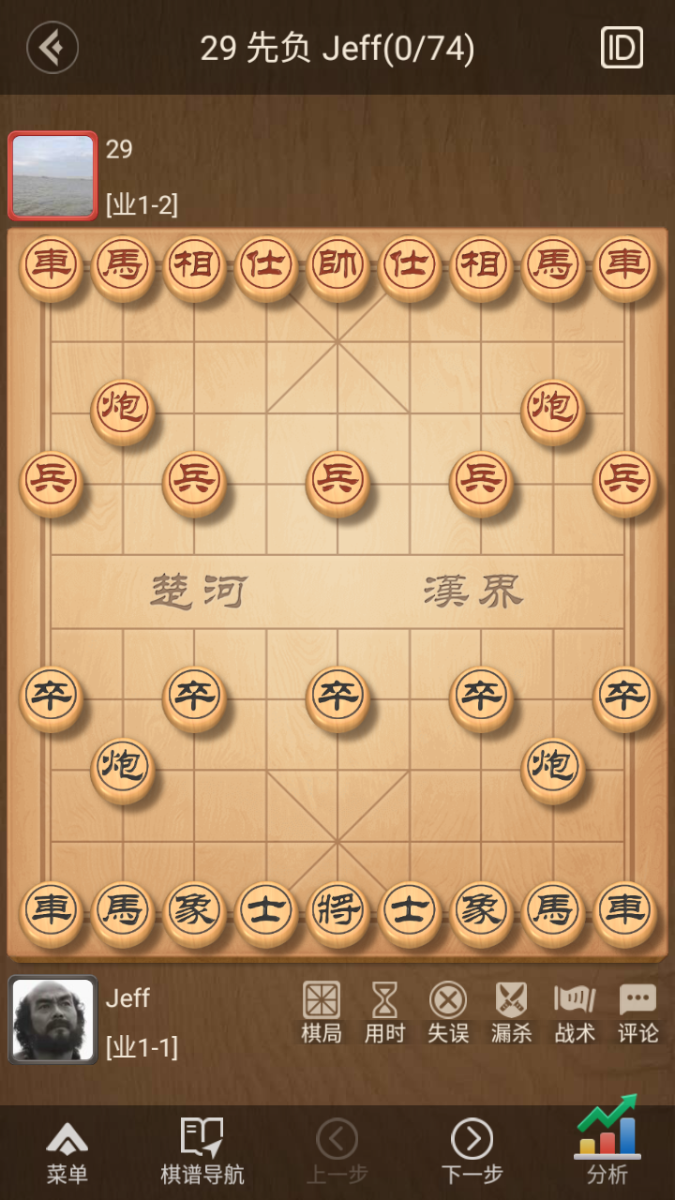
#> input picture 2026-11-17/xiangqi-move-logic/work/inspect/Screenshot_20261117-103346.png, 675 x 1200 px, found by its file name
$ python robust_grid.py   (older library calls are emulated)
#> lines starting #> are read from the running program, lines starting #| are printed output that depends on the picture; after the words box and inside, x2 and y2 are one past the last pixel; in counts of white or black regions, pixels touching at a corner belong together
"""用多步策略稳健定位棋盘：先找高频边缘区，再投影找 9×10 网格。"""

import json
import os
import sys

import cv2
import numpy as np

_HERE = os.path.dirname(os.path.abspath(__file__))
_ROOT = os.path.dirname(_HERE)
if _ROOT not in sys.path:
    sys.path.insert(0, _ROOT)

IMG = r"g:\chessCn\images\Screenshot_20261117-103346.png"
OUT = r"g:\chessCn\2026-11-17\xiangqi-move-logic\work\inspect"
os.makedirs(OUT, exist_ok=True)


# [31 lines left out: functions local_minima, pick_uniform, not called in this run]


def find_board_region_edges(img):
    """用 Sobel + 连通域找有很多线条的矩形区域。"""
    gray = cv2.cvtColor(img, cv2.COLOR_BGR2GRAY)
    # Sobel x + y
    sx = cv2.Sobel(gray, cv2.CV_32F, 1, 0, ksize=3)
    sy = cv2.Sobel(gray, cv2.CV_32F, 0, 1, ksize=3)
    mag = np.sqrt(sx ** 2 + sy ** 2)
    mag_u8 = np.clip(mag / 30, 0, 255).astype(np.uint8)
    _, edges = cv2.threshold(mag_u8, 30, 255, cv2.THRESH_BINARY)

    # 膨胀连通 + 取最大连通域
    kernel = cv2.getStructuringElement(cv2.MORPH_RECT, (5, 5))
    edges = cv2.dilate(edges, kernel, iterations=2)
    num, labels, stats, _ = cv2.connectedComponentsWithStats(edges)
    if num <= 1:
        return None
    areas = stats[1:, cv2.CC_STAT_AREA]
    idx = int(np.argmax(areas)) + 1
    x = int(stats[idx, cv2.CC_STAT_LEFT])
    y = int(stats[idx, cv2.CC_STAT_TOP])
    w = int(stats[idx, cv2.CC_STAT_WIDTH])
    h = int(stats[idx, cv2.CC_STAT_HEIGHT])
    return x, y, w, h


def find_board_region_color(img):
    """用颜色掩膜找棋盘区域（红蓝棋子+棋盘线集中的区域）。"""
    hsv = cv2.cvtColor(img, cv2.COLOR_BGR2HSV)
    # 红色棋子/棋盘线
    red = cv2.inRange(hsv, (0, 50, 50), (10, 255, 255)) | cv2.inRange(hsv, (160, 50, 50), (180, 255, 255))
    # 深棕色（棋子外框）+ 浅蓝色棋盘底
    dark = cv2.inRange(hsv, (0, 0, 0), (180, 255, 90))  # 深色部分
    mask = cv2.bitwise_or(red, dark)

    # 闭运算聚合
    kernel = cv2.getStructuringElement(cv2.MORPH_RECT, (11, 11))
    mask = cv2.morphologyEx(mask, cv2.MORPH_CLOSE, kernel)

    num, labels, stats, _ = cv2.connectedComponentsWithStats(mask)
    if num <= 1:
        return None
    areas = stats[1:, cv2.CC_STAT_AREA]
    idx = int(np.argmax(areas)) + 1
    x = int(stats[idx, cv2.CC_STAT_LEFT])
    y = int(stats[idx, cv2.CC_STAT_TOP])
    w = int(stats[idx, cv2.CC_STAT_WIDTH])
    h = int(stats[idx, cv2.CC_STAT_HEIGHT])
    return x, y, w, h


def robust_find(img):
    """综合边缘密度和颜色掩膜找棋盘。"""
    r1 = find_board_region_edges(img)
    r2 = find_board_region_color(img)
    hh, ww = img.shape[:2]
    print(f"边缘方法: {r1}  颜色方法: {r2}")

    def score(r):
        if r is None:
            return 0, None
        x, y, w, h = r
        # 要占整图面积 30-70%，比例接近 0.5-0.8
        area = w * h / (ww * hh)
        ratio = w / h if h else 0
        if not (0.15 <= area <= 0.85):
            return 0, None
        if not (0.4 <= ratio <= 1.5):
            return 0, None
        return area, r

    s1 = score(r1)
    s2 = score(r2)
    print(f"边缘分数 {s1}  颜色分数 {s2}")

    # 取面积较大的有效候选
    chosen = None
    if s1[0] > 0 and s2[0] > 0:
        chosen = s1[1] if s1[0] > s2[0] else s2[1]
    elif s1[0] > 0:
        chosen = s1[1]
    elif s2[0] > 0:
        chosen = s2[1]
    else:
        return None

    # 给候选扩个边，避免切到棋盘边缘
    x, y, w, h = chosen
    pad = int(min(w, h) * 0.03)
    x = max(0, x - pad)
    y = max(0, y - pad)
    w = min(ww - x, w + 2 * pad)
    h = min(hh - y, h + 2 * pad)
    return x, y, w, h


def main():
    img = cv2.imread(IMG)
#> img is the input picture: shape (1200, 675, 3); mean B, G, R 94.3, 130.8, 165.2
    h, w = img.shape[:2]
    print(f"整图 {w}x{h}")
#| 整图 675x1200

    board = robust_find(img)
#> in find_board_region_edges, `gray = cv2.cvtColor(img, cv2.COLOR_BGR2GRAY)`:
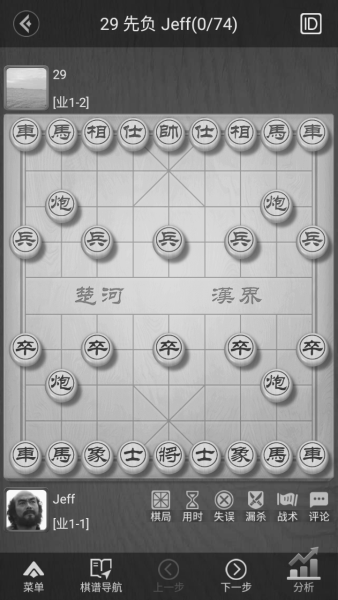
#> gray: shape (1200, 675) (shown at 1/2 size); min 26, max 253, mean 136.9
#> in find_board_region_edges, `sy = cv2.Sobel(gray, cv2.CV_32F, 0, 1, ksize=3)`:
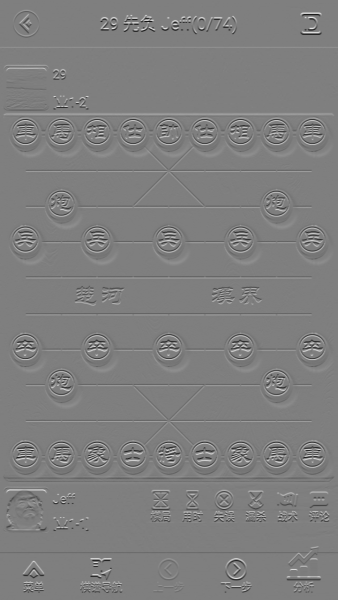
#> sy: shape (1200, 675) float32 (shown at 1/2 size); min -783, max 789, mean 0; drawn with min black and max white
#> in find_board_region_edges, `mag = np.sqrt(sx ** 2 + sy ** 2)`:
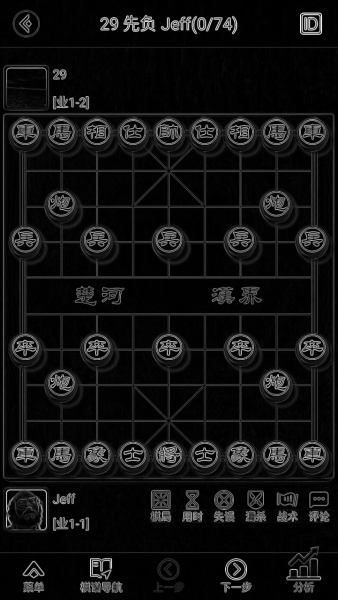
#> mag: shape (1200, 675) float32 (shown at 1/2 size); min 0, max 789, mean 57.1; drawn with min black and max white
#> in find_board_region_edges, `num, labels, stats, _ = cv2.connectedComponentsWithStats(edges)`: num = 1; stats = [[0, 0, 675, 1200, 810000]]
#> in find_board_region_color, `red = cv2.inRange(hsv, (0, 50, 50), (10, 255, 255)) | cv2.inRange(hsv,..`:
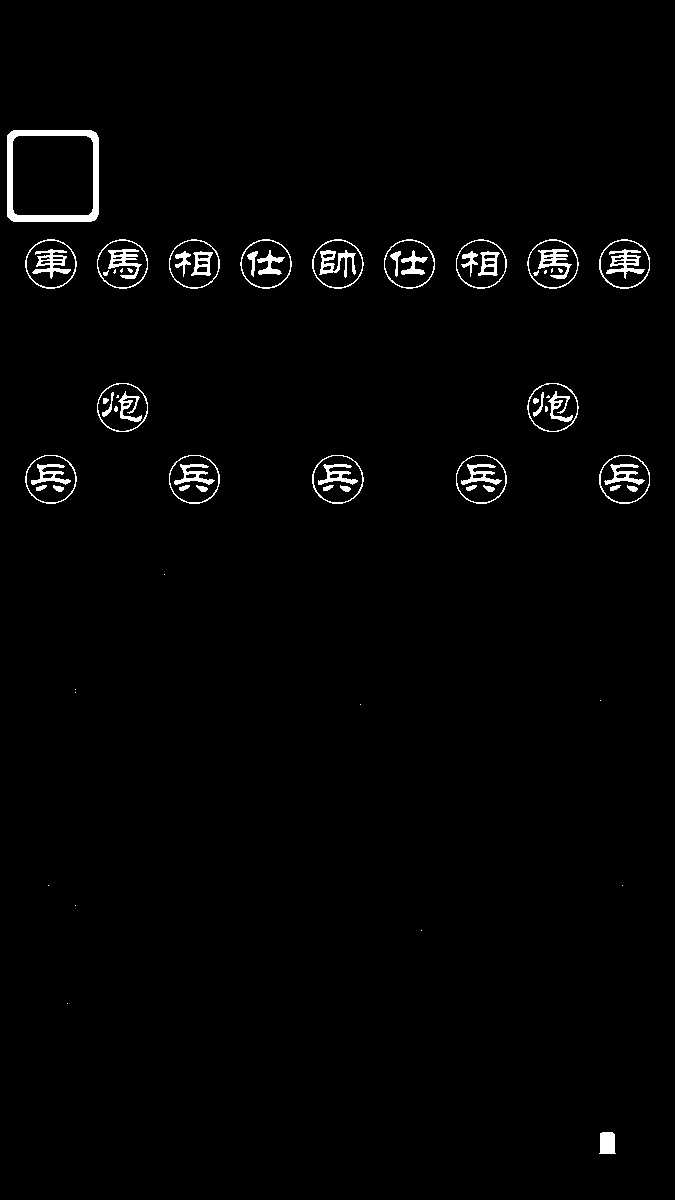
#> red: shape (1200, 675); 1.6% white; 74 white regions (20 under 20 px), largest, box (x1, y1, x2, y2) and area: (7, 130, 99, 222) 2120, (32, 249, 71, 279) 476, (606, 249, 645, 279) 473
#> in find_board_region_color, `num, labels, stats, _ = cv2.connectedComponentsWithStats(mask)`:
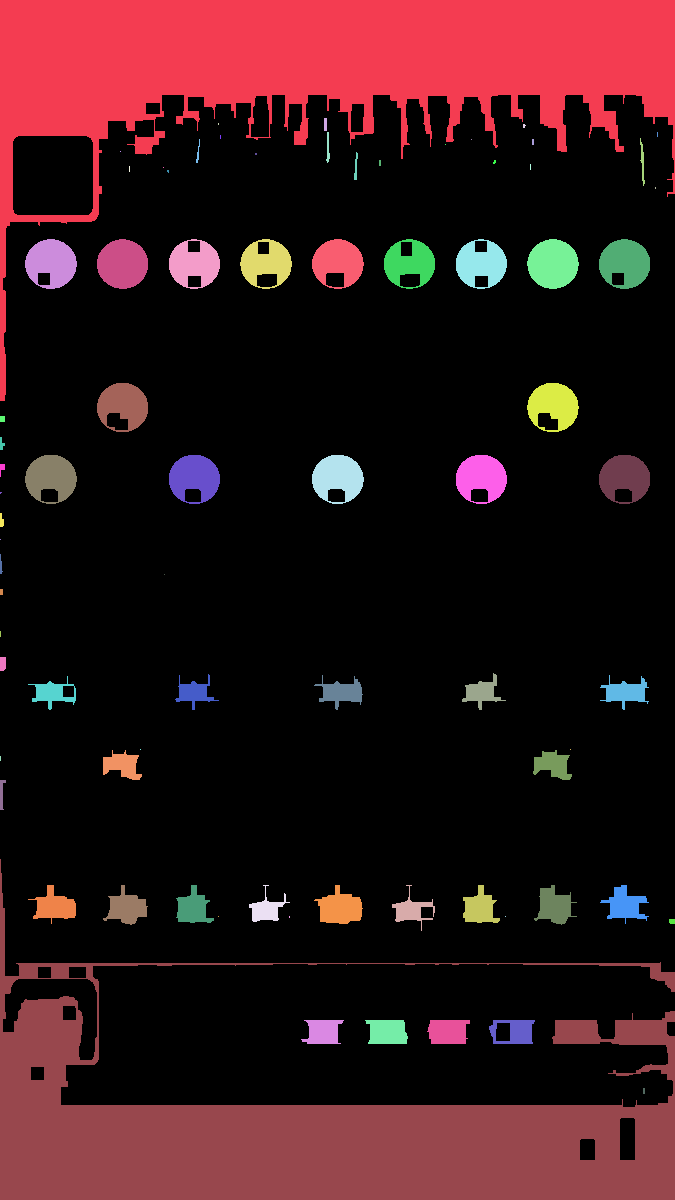
#> labels: shape (1200, 675) int32; 80 distinct labels, from 0 to 79; one colour per label, 0 black
#> in find_board_region_color, `num, labels, stats, _ = cv2.connectedComponentsWithStats(mask)`: num = 80; stats = 80 rows, first 6: [0, 95, 675, 1065, 606733], [0, 0, 675, 401, 81023], [324, 118, 3, 13, 39], [218, 123, 1, 2, 2], [523, 124, 3, 4, 9], [326, 132, 4, 31, 69]
#> in find_board_region_color, `areas = stats[1:, cv2.CC_STAT_AREA]`: areas = 79 values, max 81023 at index 0, min 1 at index 8, mean 2573
#> in find_board_region_color, `idx = int(np.argmax(areas)) + 1`: idx = 1
#> in find_board_region_color, `x = int(stats[idx, cv2.CC_STAT_LEFT])`: x = 0
#> in find_board_region_color, `w = int(stats[idx, cv2.CC_STAT_WIDTH])`: w = 675
#> in find_board_region_color, `h = int(stats[idx, cv2.CC_STAT_HEIGHT])`: h = 401
#> in robust_find, `r2 = find_board_region_color(img)`: r2 = (0, 0, 675, 401)
#| 边缘方法: None  颜色方法: (0, 0, 675, 401)
#| 边缘分数 (0, None)  颜色分数 (0, None)
    if board is None:
        print("找不到有效棋盘区域")
        return
    x0, y0, bw, bh = board
    board_img = img[y0:y0 + bh, x0:x0 + bw]
    print(f"棋盘区域: ({x0},{y0}) {bw}x{bh}")

    # 投影找 10×9 网格
    gray = cv2.cvtColor(board_img, cv2.COLOR_BGR2GRAY)
    row_proj = gray.mean(axis=1)
    col_proj = gray.mean(axis=0)

    # 边缘密度投影（更能突出棋盘线）
    sx = cv2.Sobel(gray, cv2.CV_32F, 1, 0, ksize=3)
    sy = cv2.Sobel(gray, cv2.CV_32F, 0, 1, ksize=3)
    edge_row = np.abs(sy).mean(axis=1)  # 横边缘 → 垂直线位置
    edge_col = np.abs(sx).mean(axis=0)  # 竖边缘 → 水平线位置

    # 保存投影图
    cv2.imwrite(os.path.join(OUT, "08_row_proj.png"),
                np.uint8(255 - row_proj)[:, None].repeat(20, axis=1))
    cv2.imwrite(os.path.join(OUT, "09_col_proj.png"),
                np.uint8(255 - col_proj)[None, :].repeat(20, axis=0))

    h_cands = local_minima(row_proj, min_gap=int(bh * 0.04))
    v_cands = local_minima(col_proj, min_gap=int(bw * 0.04))
    print(f"行投影局部最小 {len(h_cands)}: {h_cands}")
    print(f"列投影局部最小 {len(v_cands)}: {v_cands}")

    h_need = 11
    v_need = 10
    horz = pick_uniform(h_cands, h_need)
    vert = pick_uniform(v_cands, v_need)
    print(f"horz {horz}  std={np.std(np.diff(horz) if horz else [])}")
    print(f"vert {vert}  std={np.std(np.diff(vert) if vert else [])}")

    # 画出来
    vis = board_img.copy()
    if horz:
        for y in horz:
            cv2.line(vis, (0, y), (bw, y), (0, 255, 0), 2)
    if vert:
        for x in vert:
            cv2.line(vis, (x, 0), (x, bh), (255, 0, 0), 2)
    cv2.imwrite(os.path.join(OUT, "10_grid_guess.png"), vis)


if __name__ == "__main__":
    main()

$ run again, with 2026-11-17/xiangqi-move-logic/work/inspect/Screenshot_20261117-103459.png copied over 2026-11-17/xiangqi-move-logic/work/inspect/Screenshot_20261117-103346.png
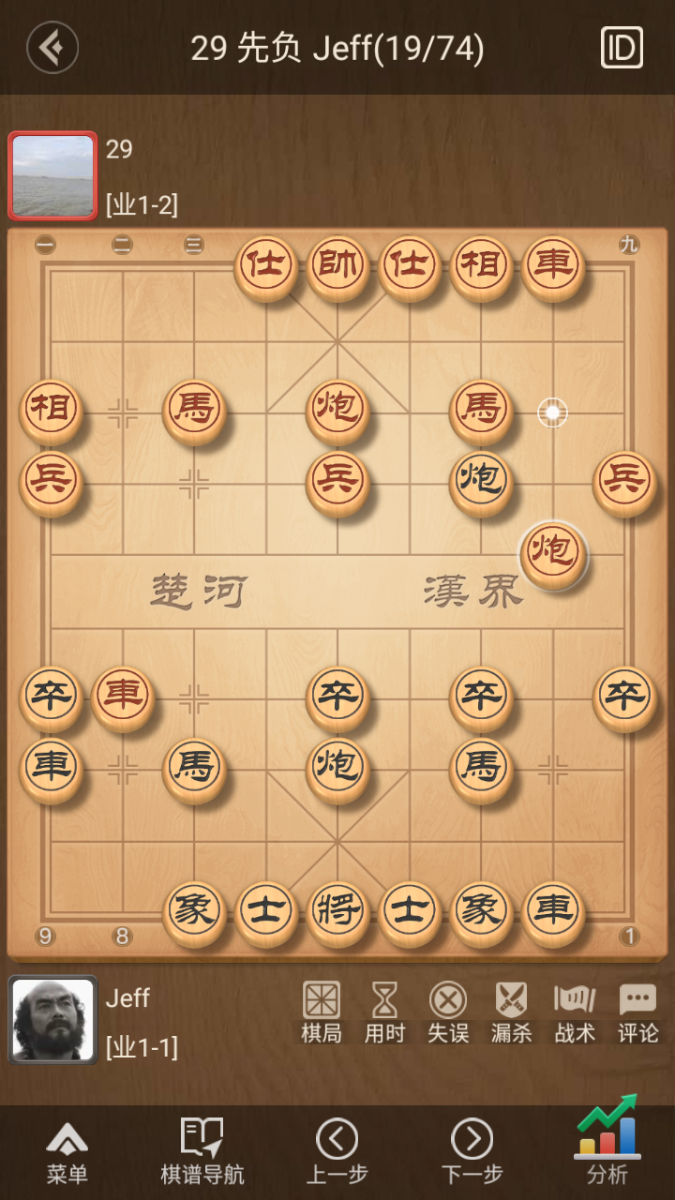
#> input picture 2026-11-17/xiangqi-move-logic/work/inspect/Screenshot_20261117-103459.png, 675 x 1200 px, found by its file name
#> in main, img is the input picture: shape (1200, 675, 3); mean B, G, R 94.3, 130.7, 165.2
#| 整图 675x1200
#> edges: shape (1200, 675); every value is 0
#> in find_board_region_edges, `num, labels, stats, _ = cv2.connectedComponentsWithStats(edges)`: num = 1; stats = [[0, 0, 675, 1200, 810000]]
#> hsv: shape (1200, 675, 3); mean H, S, V 16, 116.9, 165.5
#> in find_board_region_color, `red = cv2.inRange(hsv, (0, 50, 50), (10, 255, 255)) | cv2.inRange(hsv,..`:
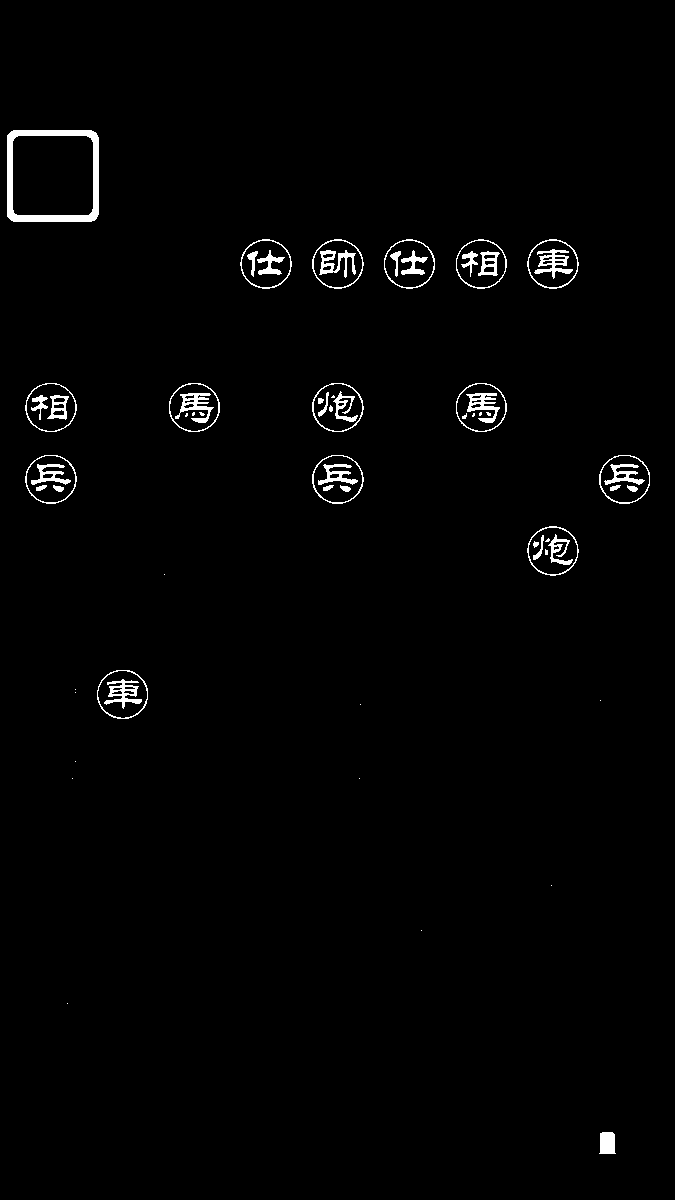
#> red: shape (1200, 675); 1.5% white; 66 white regions (21 under 20 px), largest, box (x1, y1, x2, y2) and area: (7, 130, 99, 222) 2120, (534, 249, 573, 279) 479, (175, 393, 214, 423) 470
#> dark: shape (1200, 675); 17.5% white; 361 white regions (282 under 20 px), largest, box (x1, y1, x2, y2) and area: (0, 0, 675, 401) 66138, (0, 976, 675, 1200) 57317, (14, 997, 83, 1060) 2713
#> in find_board_region_color, `num, labels, stats, _ = cv2.connectedComponentsWithStats(mask)`:
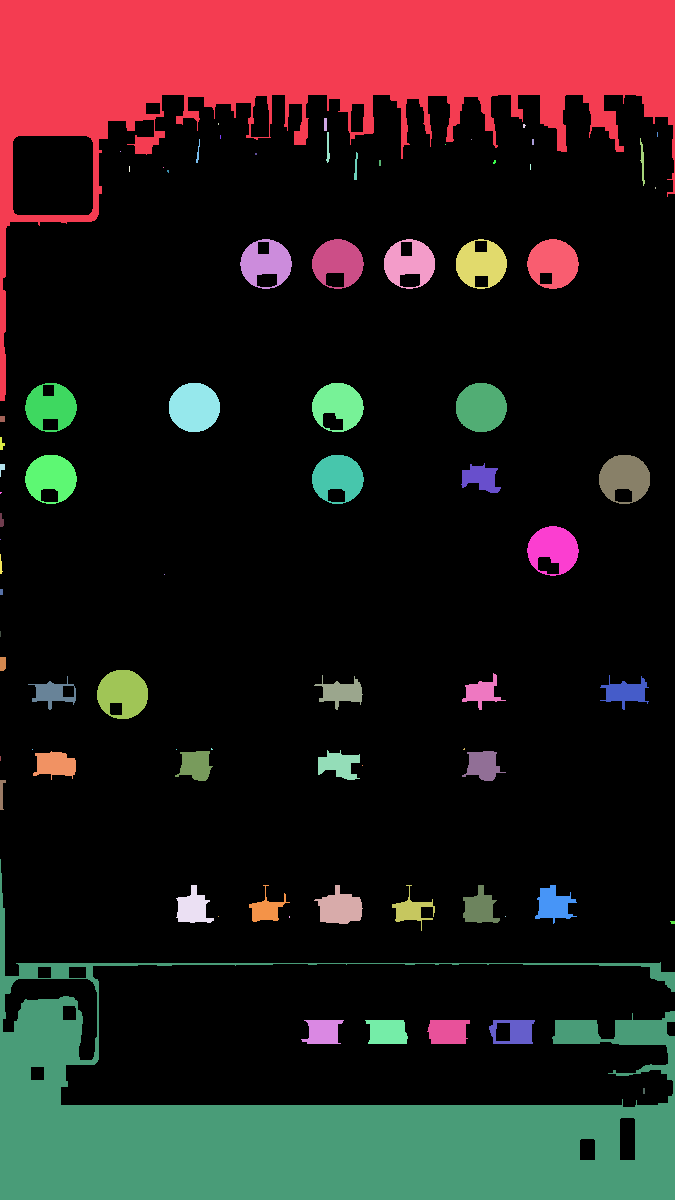
#> labels: shape (1200, 675) int32; 80 distinct labels, from 0 to 79; one colour per label, 0 black
#> in find_board_region_color, `num, labels, stats, _ = cv2.connectedComponentsWithStats(mask)`: num = 80; stats = 80 rows, first 6: [0, 95, 675, 1065, 611336], [0, 0, 675, 401, 81023], [324, 118, 3, 13, 39], [218, 123, 1, 2, 2], [523, 124, 3, 4, 9], [326, 132, 4, 31, 69]
#> areas = 79 values, max 81023 at index 0, min 1 at index 8, mean 2514.7
#> idx = 1
#> in find_board_region_color, `x = int(stats[idx, cv2.CC_STAT_LEFT])`: x = 0
#> in find_board_region_color, `w = int(stats[idx, cv2.CC_STAT_WIDTH])`: w = 675
#> in find_board_region_color, `h = int(stats[idx, cv2.CC_STAT_HEIGHT])`: h = 401
#> r2 = (0, 0, 675, 401)
#| 边缘方法: None  颜色方法: (0, 0, 675, 401)
#| 边缘分数 (0, None)  颜色分数 (0, None)
